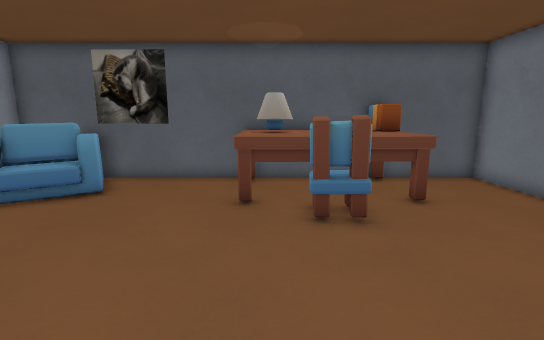
View 1 (above)

13 first-person views from a walk through a Godot game level. The camera is 1.3 m above the floor, tilts 10° down and sees 85° across. The floor is counted in squares, 0.5 m on a side. Each view is taken from the middle of a square. On the plan, view 1 faces up. The plan holds only what a view shows up to about 19 squares ahead; the rest is blank. The place goes on beyond the plan. Some surface patterns are stand-ins.

View 2
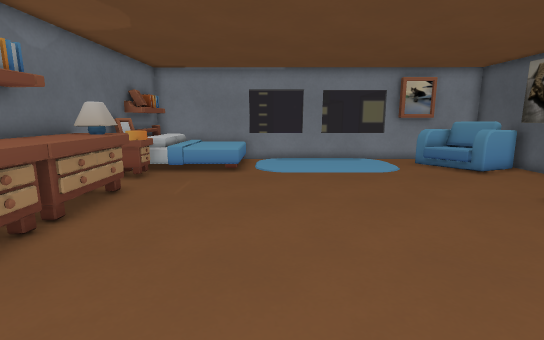

View 3
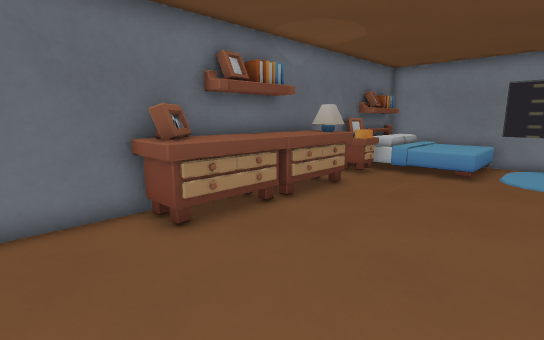

View 4
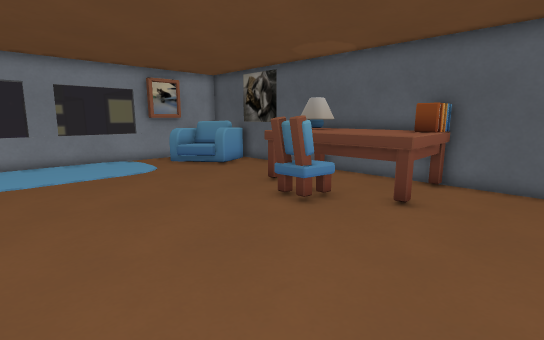

View 5
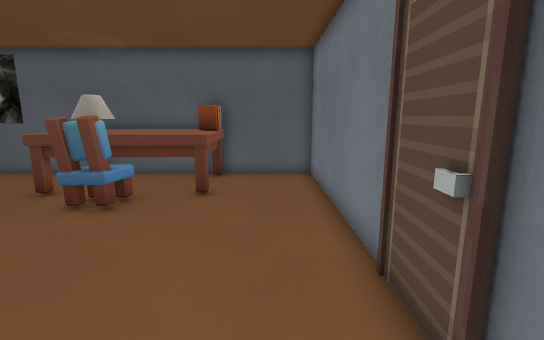

View 6
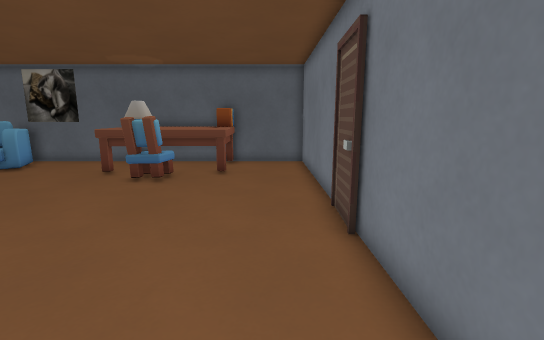

View 7
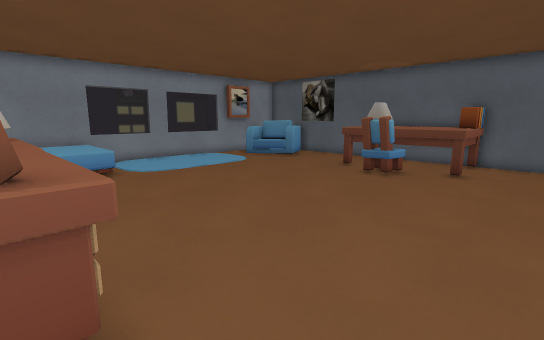

View 8
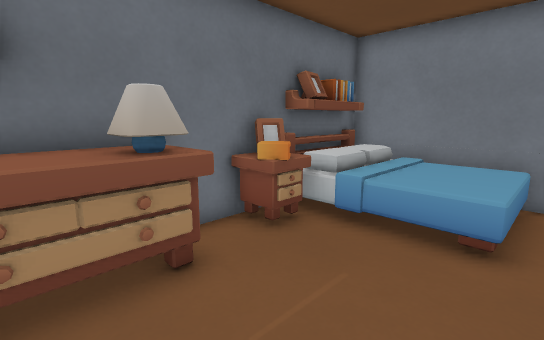

View 9
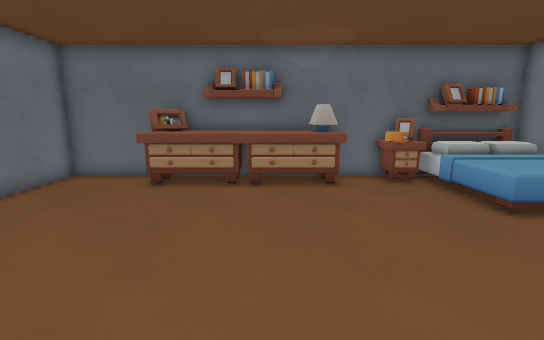

View 10
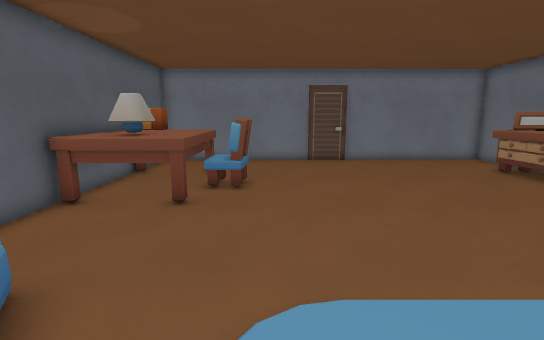

View 11
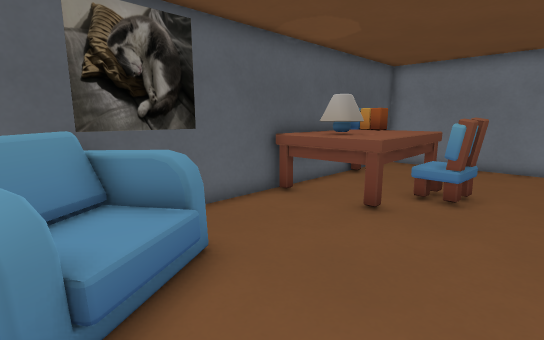

View 12
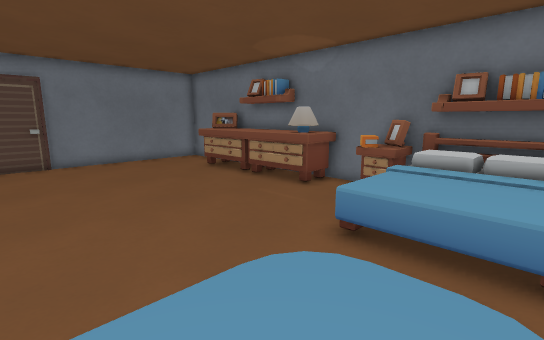

View 13
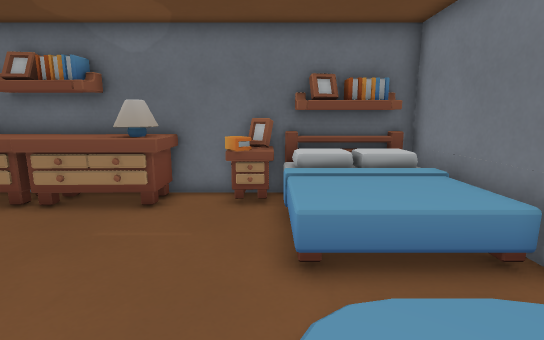

### Floor plan
Ten units are one square. View 1 is at (0, 0); x grows to the right and y downward. Boxes are objects, and circles mark ways between rooms. Rooms are numbered by the first view taken in them; rooms with no view inside come last. Other rooms are left out.
<svg viewBox="-113 -133 208 213">
<path fill="none" stroke="#000" d="M4 72 16 72M87 -13 87 -21M44 72 90 72 88 -128 46 -128M-66 72 -24 72M26 -128 -100 -128M-108 -120 -108 72 -94 72M46 -128 26 -128"/>
<rect x="-105" y="55" width="40" height="20" fill="#bbb"><title>shelf</title></rect>
<rect x="-105" y="15" width="50" height="40" fill="#bbb"><title>bed</title></rect>
<rect x="-105" y="-85" width="10" height="10" fill="#bbb"><title>other object</title></rect>
<rect x="-95" y="-85" width="10" height="10" fill="#bbb"><title>armchair</title></rect>
<rect x="-75" y="-125" width="20" height="30" fill="#bbb"><title>armchair</title></rect>
<rect x="-65" y="55" width="20" height="20" fill="#bbb"><title>cabinet</title></rect>
<rect x="-35" y="45" width="20" height="20" fill="#bbb"><title>lamp</title></rect>
<rect x="-25" y="45" width="30" height="30" fill="#bbb"><title>cabinet</title></rect>
<rect x="-15" y="-125" width="70" height="40" fill="#bbb"><title>table</title></rect>
<rect x="-5" y="-115" width="10" height="20" fill="#bbb"><title>lamp</title></rect>
<rect x="5" y="45" width="50" height="30" fill="#bbb"><title>cabinet</title></rect>
<rect x="5" y="-75" width="20" height="10" fill="#bbb"><title>chair</title></rect>
<rect x="35" y="65" width="10" height="10" fill="#bbb"><title>other object</title></rect>
<text x="-10" y="-20">1</text>
<text x="30" y="-120">2</text>
</svg>

Where each view was taken, in squares from view 1:
view 1: 0 up, 0 right, facing up
view 2: 0 up, 8 right, facing left
view 3: 1 up, 8 right, facing down-left
view 4: 0 up, 8 right, facing up-left
view 5: 1 down, 7 right, facing up
view 6: 5 down, 7 right, facing up
view 7: 6 down, 8 right, facing up-left
view 8: 1 down, 0 right, facing down-left
view 9: 6 up, 0 right, facing down
view 10: 6 up, 10 left, facing right
view 11: 5 up, 9 left, facing up-right
view 12: 4 up, 10 left, facing down-right
view 13: 3 up, 6 left, facing down
